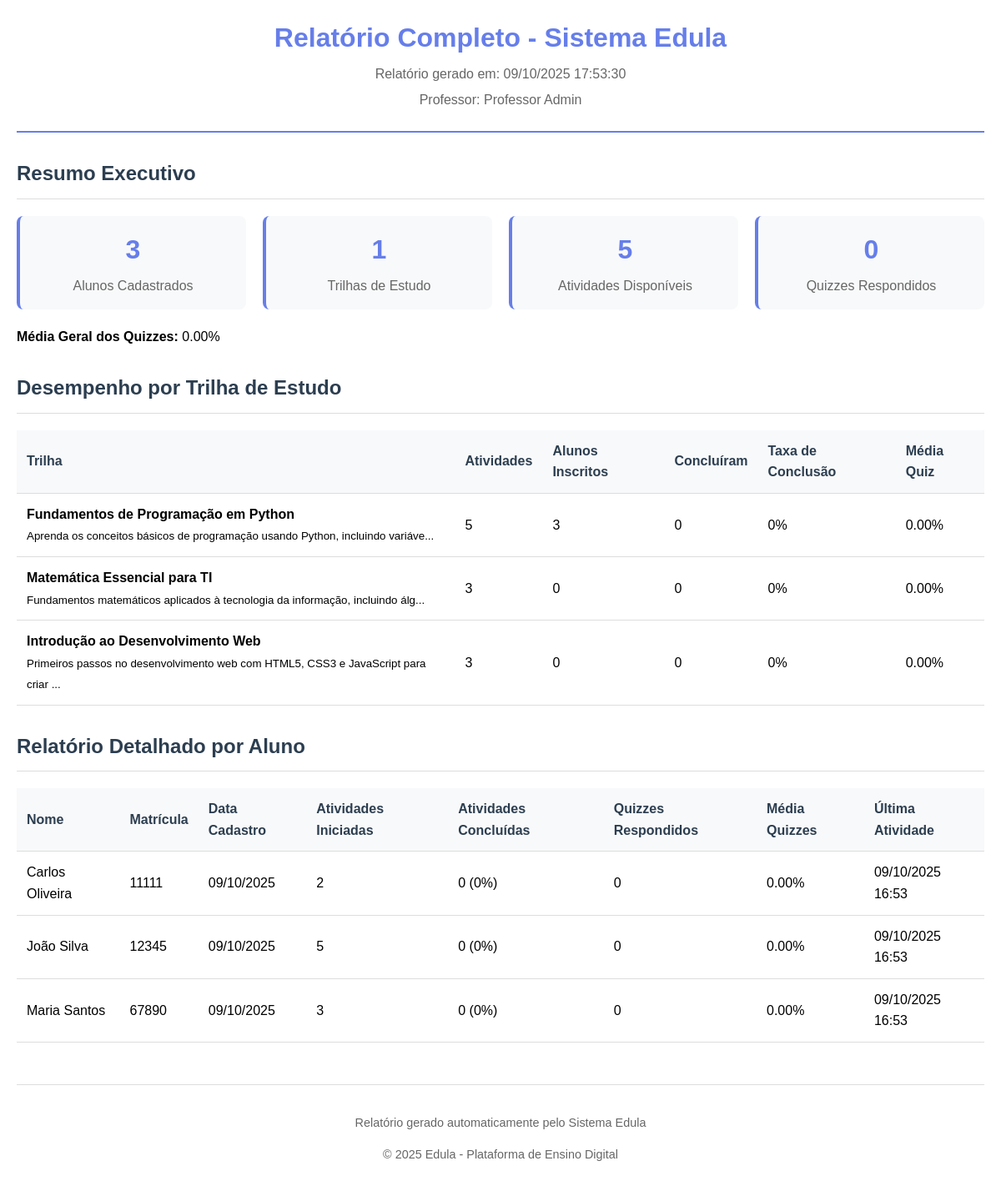
/generate_full_report.php (signed in), run on the app's committed database.
### tables this page shows
CREATE TABLE IF NOT EXISTS study_tracks (
    id INT AUTO_INCREMENT PRIMARY KEY,
    name VARCHAR(255) NOT NULL,
    description TEXT,
    created_at TIMESTAMP DEFAULT CURRENT_TIMESTAMP,
    updated_at TIMESTAMP DEFAULT CURRENT_TIMESTAMP ON UPDATE CURRENT_TIMESTAMP
);

CREATE TABLE IF NOT EXISTS users (
    id INT AUTO_INCREMENT PRIMARY KEY,
    nome VARCHAR(100) NOT NULL,
    matricula VARCHAR(50) UNIQUE NOT NULL,
    password VARCHAR(255) NOT NULL,
    role ENUM('user', 'professor') NOT NULL DEFAULT 'user',
    created_at TIMESTAMP DEFAULT CURRENT_TIMESTAMP,
    updated_at TIMESTAMP DEFAULT CURRENT_TIMESTAMP ON UPDATE CURRENT_TIMESTAMP
);

### generate_full_report.php (the view, shortened to what this page needs)
<?php
$database = new Database();
$pdo = $database->getConnection();
try {
    $stmt = $pdo->prepare("
        SELECT
            u.id,
            u.nome,
            u.matricula,
            u.created_at as data_cadastro,
            COUNT(DISTINCT up.activity_id) as atividades_iniciadas,
            COUNT(DISTINCT CASE WHEN up.status = 'completed' THEN up.activity_id END) as atividades_concluidas,
            COUNT(DISTINCT qr.id) as quizzes_respondidos,
            ROUND(AVG(CASE WHEN qr.is_correct = 1 THEN 100 ELSE 0 END), 2) as media_quizzes,
            MAX(COALESCE(up.completed_at, up.started_at)) as ultima_atividade
        FROM users u
        LEFT JOIN user_progress up ON u.id = up.user_id
        LEFT JOIN quiz_responses qr ON u.id = qr.user_id
        WHERE u.role = 'user'
        GROUP BY u.id, u.nome, u.matricula, u.created_at
        ORDER BY u.nome
    ");
    $stmt->execute();
    $students_data = $stmt->fetchAll(PDO::FETCH_ASSOC);
    $stmt = $pdo->prepare("
        SELECT
            st.id,
            st.name,
            st.description,
            COUNT(DISTINCT ta.id) as total_atividades,
            COUNT(DISTINCT up.user_id) as alunos_inscritos,
            COUNT(DISTINCT CASE WHEN up.status = 'completed' THEN up.user_id END) as alunos_concluiram,
            ROUND(AVG(CASE WHEN qr.is_correct = 1 THEN 100 ELSE 0 END), 2) as media_quiz_trilha
        FROM study_tracks st
        LEFT JOIN track_activities ta ON st.id = ta.track_id
        LEFT JOIN user_progress up ON ta.id = up.activity_id
        LEFT JOIN quiz_responses qr ON ta.id = qr.activity_id
        GROUP BY st.id, st.name, st.description
        ORDER BY st.id
    ");
    $stmt->execute();
    $tracks_data = $stmt->fetchAll(PDO::FETCH_ASSOC);
    $stmt = $pdo->prepare("
        SELECT
            COUNT(DISTINCT u.id) as total_alunos,
            COUNT(DISTINCT st.id) as total_trilhas,
            COUNT(DISTINCT ta.id) as total_atividades,
            COUNT(DISTINCT qr.id) as total_respostas_quiz,
            ROUND(AVG(CASE WHEN qr.is_correct = 1 THEN 100 ELSE 0 END), 2) as media_geral_quizzes
        FROM users u
        LEFT JOIN user_progress up ON u.id = up.user_id
        LEFT JOIN track_activities ta ON up.activity_id = ta.id
        LEFT JOIN study_tracks st ON ta.track_id = st.id
        LEFT JOIN quiz_responses qr ON u.id = qr.user_id
        WHERE u.role = 'user'
    ");
    $stmt->execute();
    $general_stats = $stmt->fetch(PDO::FETCH_ASSOC);
} catch (PDOException $e) {
    die("Erro na consulta: " . $e->getMessage());
}
$report_date = date('d/m/Y H:i:s');
$report_html = "
<!DOCTYPE html>
<html lang='pt-BR'>
<head>
</head>
<body>
    <div class='header'>
        <h1>Relatório Completo - Sistema Edula</h1>
        <p>Relatório gerado em: {$report_date}</p>
        <p>Professor: " . htmlspecialchars($_SESSION['nome']) . "</p>
    </div>
    <div class='section'>
        <h2>Resumo Executivo</h2>
        <div class='stats-grid'>
            <div class='stat-box'>
                <h3>{$general_stats['total_alunos']}</h3>
                <p>Alunos Cadastrados</p>
            </div>
            <div class='stat-box'>
                <h3>{$general_stats['total_trilhas']}</h3>
                <p>Trilhas de Estudo</p>
            </div>
            <div class='stat-box'>
                <h3>{$general_stats['total_atividades']}</h3>
                <p>Atividades Disponíveis</p>
            </div>
            <div class='stat-box'>
                <h3>{$general_stats['total_respostas_quiz']}</h3>
                <p>Quizzes Respondidos</p>
            </div>
        </div>
        <p><strong>Média Geral dos Quizzes:</strong> " . ($general_stats['media_geral_quizzes'] ?: 'N/A') . "%</p>
    </div>
    <div class='section'>
        <h2>Desempenho por Trilha de Estudo</h2>
        <table>
            <thead>
                <tr>
                    <th>Trilha</th>
                    <th>Atividades</th>
                    <th>Alunos Inscritos</th>
                    <th>Concluíram</th>
                    <th>Taxa de Conclusão</th>
                    <th>Média Quiz</th>
                </tr>
            </thead>
            <tbody>";
foreach ($tracks_data as $track) {
    $completion_rate = $track['alunos_inscritos'] > 0 ?
        round(($track['alunos_concluiram'] / $track['alunos_inscritos']) * 100, 1) : 0;
    $report_html .= "
                <tr>
                    <td><strong>" . htmlspecialchars($track['name']) . "</strong><br>
                        <small>" . htmlspecialchars(substr($track['description'], 0, 80)) . "...</small></td>
                    <td>{$track['total_atividades']}</td>
                    <td>{$track['alunos_inscritos']}</td>
                    <td>{$track['alunos_concluiram']}</td>
                    <td>{$completion_rate}%</td>
                    <td>" . ($track['media_quiz_trilha'] ?: 'N/A') . "%</td>
                </tr>";
}
$report_html .= "
            </tbody>
        </table>
    </div>
    <div class='section'>
        <h2>Relatório Detalhado por Aluno</h2>
        <table>
            <thead>
                <tr>
                    <th>Nome</th>
                    <th>Matrícula</th>
                    <th>Data Cadastro</th>
                    <th>Atividades Iniciadas</th>
                    <th>Atividades Concluídas</th>
                    <th>Quizzes Respondidos</th>
                    <th>Média Quizzes</th>
                    <th>Última Atividade</th>
                </tr>
            </thead>
            <tbody>";
foreach ($students_data as $student) {
    $completion_rate = $student['atividades_iniciadas'] > 0 ?
        round(($student['atividades_concluidas'] / $student['atividades_iniciadas']) * 100, 1) : 0;
    $report_html .= "
                <tr>
                    <td>" . htmlspecialchars($student['nome']) . "</td>
                    <td>" . htmlspecialchars($student['matricula']) . "</td>
                    <td>" . date('d/m/Y', strtotime($student['data_cadastro'])) . "</td>
                    <td>{$student['atividades_iniciadas']}</td>
                    <td>{$student['atividades_concluidas']} ({$completion_rate}%)</td>
                    <td>{$student['quizzes_respondidos']}</td>
                    <td>" . ($student['media_quizzes'] ?: 'N/A') . "%</td>
                    <td>" . ($student['ultima_atividade'] ? date('d/m/Y H:i', strtotime($student['ultima_atividade'])) : 'Nunca') . "</td>
                </tr>";
}
$report_html .= "
            </tbody>
        </table>
    </div>
    <div class='footer'>
        <p>Relatório gerado automaticamente pelo Sistema Edula</p>
        <p>© 2025 Edula - Plataforma de Ensino Digital</p>
    </div>
</body>
</html>";
if (isset($_GET['format']) && $_GET['format'] === 'pdf') {
    $temp_html = '/tmp/edula_report_' . time() . '.html';
    file_put_contents($temp_html, $report_html);
    $pdf_file = '/tmp/edula_report_' . time() . '.pdf';
    $command = "python3 -c \"
import weasyprint
html = weasyprint.HTML(filename='$temp_html')
html.write_pdf('$pdf_file')
\"";
    exec($command, $output, $return_code);
    if ($return_code === 0 && file_exists($pdf_file)) {
        header('Content-Type: application/pdf');
        header('Content-Disposition: attachment; filename="relatorio_edula_' . date('Y-m-d') . '.pdf"');
        header('Content-Length: ' . filesize($pdf_file));
        readfile($pdf_file);
        unlink($temp_html);
        unlink($pdf_file);
        exit();
    } else {
        echo $report_html;
    }
} else {
    echo $report_html;
}
?>

### generate_full_report.php (style rules this page uses)
body { font-family: Arial, sans-serif; margin: 20px; line-height: 1.6; }
.header { text-align: center; border-bottom: 2px solid #667eea; padding-bottom: 20px; margin-bottom: 30px; }
.header h1 { color: #667eea; margin: 0; }
.header p { color: #666; margin: 5px 0; }
.section { margin-bottom: 30px; }
.section h2 { color: #2c3e50; border-bottom: 1px solid #ddd; padding-bottom: 10px; }
.stats-grid { display: grid; grid-template-columns: repeat(auto-fit, minmax(200px, 1fr)); gap: 20px; margin: 20px 0; }
.stat-box { background: #f8f9fa; padding: 15px; border-radius: 8px; text-align: center; border-left: 4px solid #667eea; }
.stat-box h3 { margin: 0; font-size: 2em; color: #667eea; }
.stat-box p { margin: 5px 0 0 0; color: #666; }
table { width: 100%; border-collapse: collapse; margin: 20px 0; }
th, td { padding: 12px; text-align: left; border-bottom: 1px solid #ddd; }
th { background-color: #f8f9fa; font-weight: bold; color: #2c3e50; }
.footer { margin-top: 50px; text-align: center; color: #666; font-size: 0.9em; border-top: 1px solid #ddd; padding-top: 20px; }

### data on the page
study_tracks: name "Fundamentos de Programação em Python", description "Aprenda os conceitos básicos de programação usando Python, incluindo variáve", total_atividades "5", alunos_inscritos "3", alunos_concluiram "0", completion_rate "0", media_quiz_trilha "0.00"
study_tracks: name "Matemática Essencial para TI", description "Fundamentos matemáticos aplicados à tecnologia da informação, incluindo álg", total_atividades "3", alunos_inscritos "0", alunos_concluiram "0", completion_rate "0", media_quiz_trilha "0.00"
study_tracks: name "Introdução ao Desenvolvimento Web", description "Primeiros passos no desenvolvimento web com HTML5, CSS3 e JavaScript para criar", total_atividades "3", alunos_inscritos "0", alunos_concluiram "0", completion_rate "0", media_quiz_trilha "0.00"
users: nome "Carlos Oliveira", matricula "11111", created_at "09/10/2025", atividades_iniciadas "2", atividades_concluidas "0", completion_rate "0", quizzes_respondidos "0", media_quizzes "0.00", ultima_atividade "09/10/2025 16:53"
users: nome "João Silva", matricula "12345", created_at "09/10/2025", atividades_iniciadas "5", atividades_concluidas "0", completion_rate "0", quizzes_respondidos "0", media_quizzes "0.00", ultima_atividade "09/10/2025 16:53"
users: nome "Maria Santos", matricula "67890", created_at "09/10/2025", atividades_iniciadas "3", atividades_concluidas "0", completion_rate "0", quizzes_respondidos "0", media_quizzes "0.00", ultima_atividade "09/10/2025 16:53"

### other printed values
$_SESSION['nome'] "Professor Admin"
$general_stats['total_alunos'] "3"
$general_stats['total_trilhas'] "1"
$general_stats['total_atividades'] "5"
$general_stats['total_respostas_quiz'] "0"
$general_stats['media_geral_quizzes'] ?: 'N/A' "0.00"
